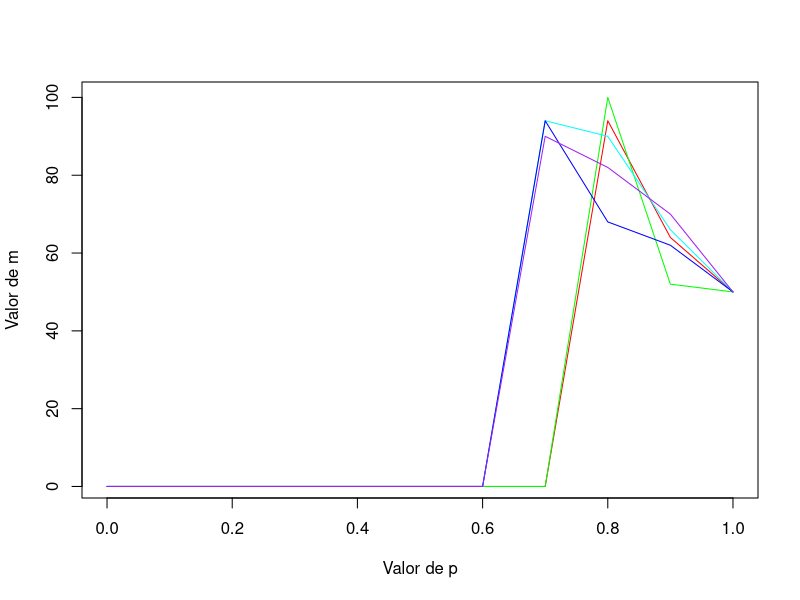

Write the R code that produced this figure.
w=c(1,-1)
xn=0
n=c(25,50,75,100)
y=0
u=seq(0,1,0.1)
j=0
rep=5
z=rep(0,length(u))
plot(u,z,col='white',ylim=c(1,100),ylab='Valor de m', xlab='Valor de p')
colores=c('red','green','cyan','blue','purple')
for (k in 1:rep){
for (j in 1:length(u)){
  for (i in 1:100){
   x=sample(w,1,prob=c(u[j],1-u[j]))
   xn=xn+x
    if(xn==50){
      y=y+1
      cat('con p=',u[j],'el m mínimo fue de:',i,'\n')
      z[j]=i
      }}
  xn=0
  y=0
}
  lines(u,z, type='l',col=colores[k])}
